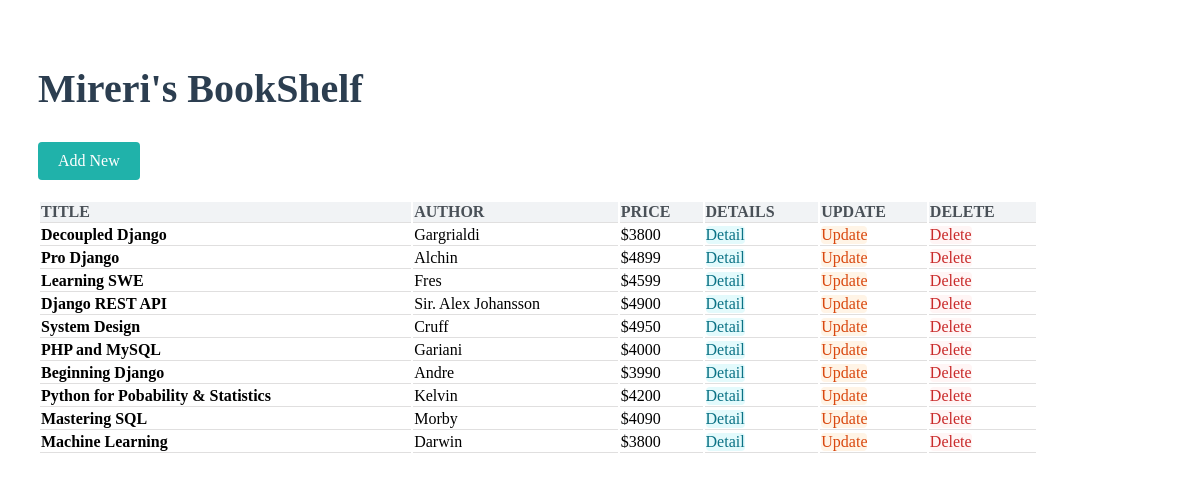
The app's page /api/listbooks/ with its own data.
### classViewApp/models.py (models this page shows, shortened)
class Book(models.Model):
    id = models.IntegerField(primary_key=True)
    title = models.CharField(max_length=100)
    author = models.CharField(max_length=100)
    price = models.IntegerField()
    publisher = models.CharField(max_length=100)
    ebook = models.BooleanField(default=True)
    coverimg = models.CharField(max_length=100, default="", blank=True) # added cover image field that defaults to a blank row.
    class Meta:
        db_table = 'books'

### classViewApp/views.py (the view)
# urls.py: path('listbooks/', views.ListBookView.as_view(), name='list_books')
class ListBookView(ListView):
    model = Book
    template_name = 'listbooks.html'
    def get_context_data(self):
        books = Book.objects.all()
        context = {'books': books}
        return context

### templates/listbooks.html
<html>
<head>
    {%load static%}
    <link rel="stylesheet" type="text/css" href="{% static 'css/list_books.css'%}">
</head>
<body>
    <div class="container">
        <h1>Mireri's BookShelf</h1>
        <div class="action-button">
            <a href="{% url 'add_book' %}" class="btn btn-add">Add New</a>
        </div>
        <div class="table-responsive">
            <table>
                <thead>
                    <tr>
                        <th>TITLE</th>
                        <th>AUTHOR</th>
                        <th>PRICE</th>
                        <th>DETAILS</th>
                        <th>UPDATE</th>
                        <th>DELETE</th>
                    </tr>
                </thead>
                <tbody>
                    {% for book in books %}
                    <tr>
                        <td><strong>{{ book.title }}</strong></td>
                        <td>{{ book.author }}</td>
                        <td>${{ book.price }}</td>
                        <td><a href="{% url 'list_book' book.id %}" class="btn btn-detail">Detail</a></td>
                        <td><a href="{% url 'update_book' book.id %}" class="btn btn-update">Update</a></td>
                        <td><a href="{% url 'delete_book' book.author %}" class="btn btn-delete">Delete</a></td>
                    </tr>
                    {% endfor %}
                </tbody>
            </table>
        </div>
    </div>
</body>
</html>

### static/css/list_books.css (style rules this page uses)
h1 { color: #2c3e50; margin-bottom: 30px; font-size: 2.5rem; }
.container { max-width: 1000px; padding: 30px; }
.action-button { margin-bottom: 20px; }
.table-responsive { overflow-x: auto; }
table { width: 100%; }
th, td { text-align: left; border-bottom: 1px solid rgb(224, 223, 223); }
th { background-color: #f1f3f5; color: #495057; }
.btn { display: inline-block; border-radius: 4px; text-decoration: none; }
.btn-add { background-color: #20b2aa; color: white; font-size: 1rem; padding: 10px 20px; }
.btn-detail { background-color: #e3fafc; color: #0b7285; }
.btn-update { background-color: #fff4e6; color: #d9480f; }
.btn-delete { background-color: #fff5f5; color: #c92a2a; }

### records on screen
Book: title "Decoupled Django", author "Gargrialdi", price "3800"
Book: title "Pro Django", author "Alchin", price "4899"
Book: title "Learning SWE", author "Fres", price "4599"
Book: title "Django REST API", author "Sir. Alex Johansson", price "4900"
Book: title "System Design", author "Cruff", price "4950"
Book: title "PHP and MySQL", author "Gariani", price "4000"
Book: title "Beginning Django", author "Andre", price "3990"
Book: title "Python for Pobability & Statistics", author "Kelvin", price "4200"
Book: title "Mastering SQL", author "Morby", price "4090"
Book: title "Machine Learning", author "Darwin", price "3800"
